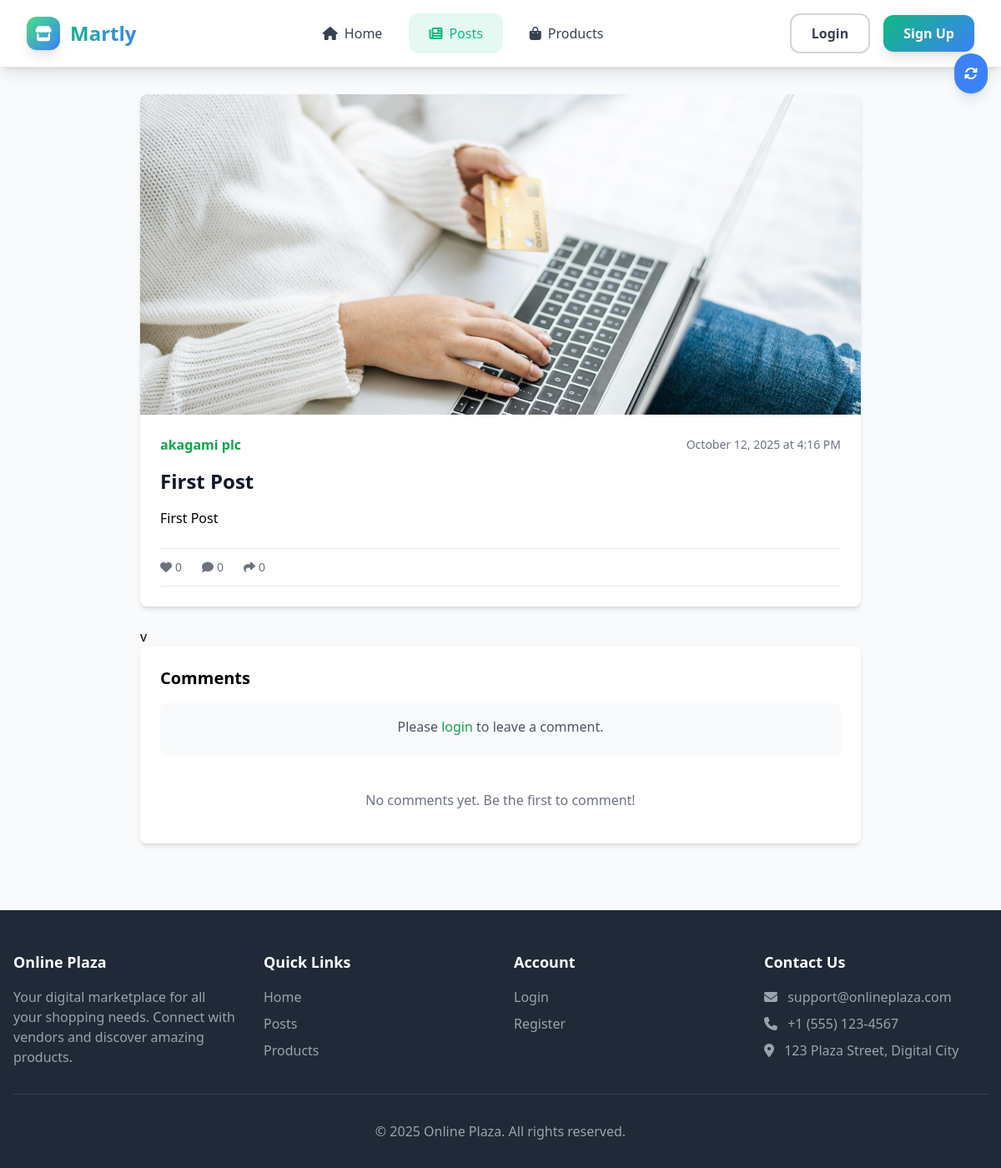
Page /posts/view.php?id=5 on the committed database.
### tables this page shows
CREATE TABLE `posts` (
  `id` int(11) NOT NULL,
  `company_id` int(11) NOT NULL,
  `title` varchar(255) NOT NULL,
  `content` text DEFAULT NULL,
  `media_url` varchar(255) DEFAULT NULL,
  `media_filename` varchar(255) DEFAULT NULL,
  `media_type` enum('image','video') DEFAULT 'image',
  `created_at` timestamp NOT NULL DEFAULT current_timestamp(),
  `updated_at` timestamp NOT NULL DEFAULT current_timestamp() ON UPDATE current_timestamp()
);

CREATE TABLE `companies` (
  `id` int(11) NOT NULL,
  `user_id` int(11) NOT NULL,
  `name` varchar(100) NOT NULL,
  `description` text DEFAULT NULL,
  `logo` varchar(255) DEFAULT NULL,
  `banner` varchar(255) DEFAULT NULL,
  `contact_email` varchar(100) DEFAULT NULL,
  `phone` varchar(20) DEFAULT NULL,
  `address` text DEFAULT NULL,
  `created_at` timestamp NOT NULL DEFAULT current_timestamp(),
  `updated_at` timestamp NOT NULL DEFAULT current_timestamp() ON UPDATE current_timestamp(),
  `subscription_status` enum('active','expired','pending') DEFAULT 'pending',
  `subscription_expiry` datetime DEFAULT NULL
);

### includes/config.php (called while the page is built, shortened)
<?php
function isLoggedIn()
{
    return isset($_SESSION['user_id']);
}

### posts/view.php (the view, shortened to what this page needs)
<?php
require_once '../includes/config.php';
$postId = (int)$_GET['id'];
$stmt = $pdo->prepare("
    SELECT p.*, c.name as company_name, c.id as company_id, u.username,
           (SELECT COUNT(*) FROM post_likes WHERE post_id = p.id) as like_count,
           (SELECT COUNT(*) FROM post_comments WHERE post_id = p.id) as comment_count,
           (SELECT COUNT(*) FROM post_shares WHERE post_id = p.id) as share_count
    FROM posts p
    JOIN companies c ON p.company_id = c.id
    JOIN users u ON c.user_id = u.id
    WHERE p.id = ?
");
$stmt->execute([$postId]);
$post = $stmt->fetch();
$stmt = $pdo->prepare("
    SELECT pc.*, u.username
    FROM post_comments pc
    JOIN users u ON pc.user_id = u.id
    WHERE pc.post_id = ?
    ORDER BY pc.created_at DESC
");
$stmt->execute([$postId]);
$comments = $stmt->fetchAll();
?>
<?php require_once '../includes/header.php'; ?>
<div class="max-w-4xl mx-auto px-4 py-8">
    <div class="bg-white rounded-lg shadow-md overflow-hidden mb-6">
        <?php if ($post['media_url']): ?>
            <div class="w-full">
                <?php if ($post['media_type'] === 'image'): ?>
                    <img src="<?php echo htmlspecialchars($post['media_url']); ?>" alt="<?php echo htmlspecialchars($post['title']); ?>" class="w-full h-64 md:h-96 object-cover">
                <?php endif; ?>
            </div>
        <?php endif; ?>
        <div class="p-6">
            <div class="flex items-center justify-between mb-4">
                <a href="/online-plaza/company/index.php?id=<?php echo $post['company_id']; ?>" class="text-green-600 hover:text-green-800 font-semibold">
                    <?php echo htmlspecialchars($post['company_name']); ?>
                </a>
                <span class="text-gray-500 text-sm"><?php echo date('F j, Y \a\t g:i A', strtotime($post['created_at'])); ?></span>
            </div>
            <h1 class="text-2xl font-bold text-gray-900 mb-4"><?php echo htmlspecialchars($post['title']); ?></h1>
            <div class="prose max-w-none mb-6">
                <?php echo nl2br(htmlspecialchars($post['content'])); ?>
            </div>
            <div class="flex items-center justify-between border-t border-b border-gray-200 py-3">
                <div class="flex items-center space-x-6 text-sm text-gray-500">
                    <form method="POST" action="/online-plaza/posts/api/like.php" class="inline">
                        <button type="submit" class="flex items-center hover:text-red-600 transition duration-200">
                            <i class="fas fa-heart mr-1"></i>
                            <?php echo $post['like_count']; ?>
                        </button>
                    </form>
                    <span class="flex items-center">
                        <i class="fas fa-comment mr-1"></i>
                        <?php echo $post['comment_count']; ?>
                    </span>
                    <span class="flex items-center">
                        <i class="fas fa-share mr-1"></i>
                        <?php echo $post['share_count']; ?>
                    </span>
                </div>
            </div>
        </div>
    </div>
    v
    <div class="bg-white rounded-lg shadow-md p-6">
        <h2 class="text-xl font-semibold mb-4">Comments</h2>
        <?php if (isLoggedIn()): ?>
            <form class="comment-form mb-6" data-post-id="<?php echo $postId; ?>">
                <div class="flex space-x-4">
                    <div class="flex-1">
                        <textarea class="comment-input w-full px-3 py-2 border border-gray-300 rounded-md focus:outline-none focus:ring-2 focus:ring-green-500 focus:border-transparent"
                            placeholder="Write a comment..."
                            rows="3"
                            data-post-id="<?php echo $postId; ?>"></textarea>
                    </div>
                    <div>
                        <button type="submit" class="bg-green-500 text-white px-6 py-2 rounded-md hover:bg-green-600 transition duration-300 h-full">
                            Post
                        </button>
                    </div>
                </div>
            </form>
        <?php else: ?>
            <div class="bg-gray-50 p-4 rounded-lg mb-6 text-center">
                <p class="text-gray-600 mb-2">Please <a href="/online-plaza/auth/login.php" class="text-green-600 hover:text-green-800">login</a> to leave a comment.</p>
            </div>
        <?php endif; ?>
        <div class="comments-list space-y-4" data-post-id="<?php echo $postId; ?>">
            <?php if ($comments): ?>
                <?php foreach ($comments as $comment): ?>
                    <div class="comment bg-gray-50 p-4 rounded-lg">
                        <div class="flex justify-between items-start mb-2">
                            <div class="flex items-center">
                                <div class="w-8 h-8 bg-green-500 rounded-full flex items-center justify-center text-white font-bold mr-2">
                                    <?php echo strtoupper(substr($comment['username'], 0, 1)); ?>
                                </div>
                                <span class="font-semibold"><?php echo htmlspecialchars($comment['username']); ?></span>
                            </div>
                            <span class="text-gray-500 text-sm"><?php echo date('M j, g:i A', strtotime($comment['created_at'])); ?></span>
                        </div>
                        <p class="text-gray-700"><?php echo htmlspecialchars($comment['comment']); ?></p>
                    </div>
                <?php endforeach; ?>
            <?php else: ?>
                <p class="text-gray-500 text-center py-4">No comments yet. Be the first to comment!</p>
            <?php endif; ?>
        </div>
    </div>
</div>
<?php require_once '../includes/footer.php'; ?>

### rows in the picture
posts: media_url (picture), company.name "akagami plc", created_at "October 12, 2025 at 4:16 PM", title "First Post", content "First Post"

### other values in the picture
$post['like_count'] "0"
$post['comment_count'] "0"
$post['share_count'] "0"
